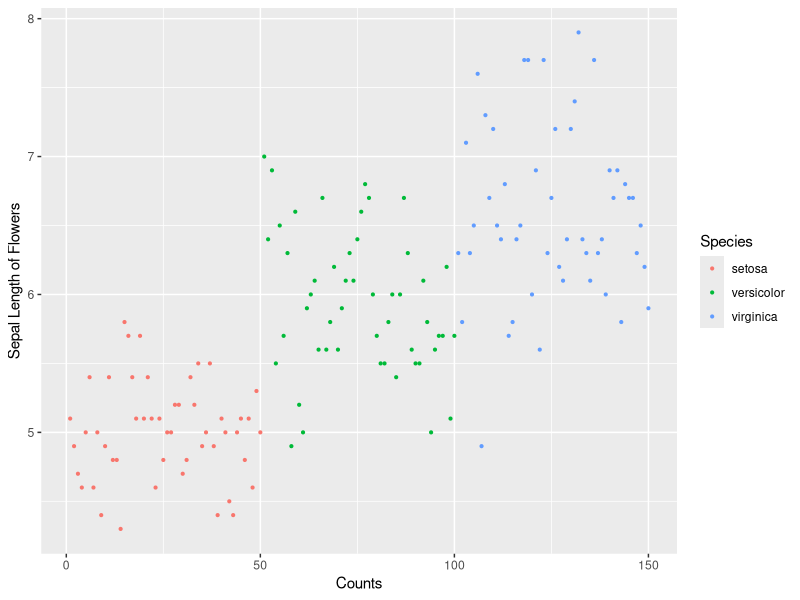
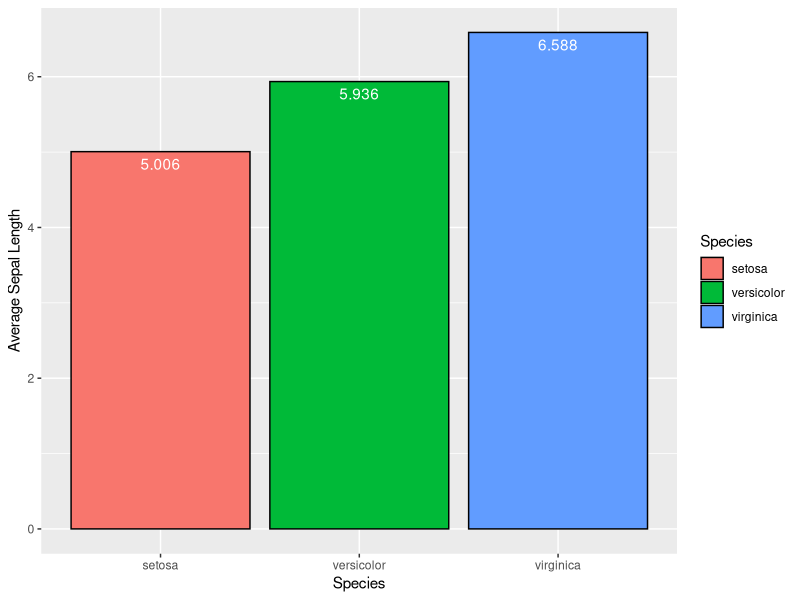
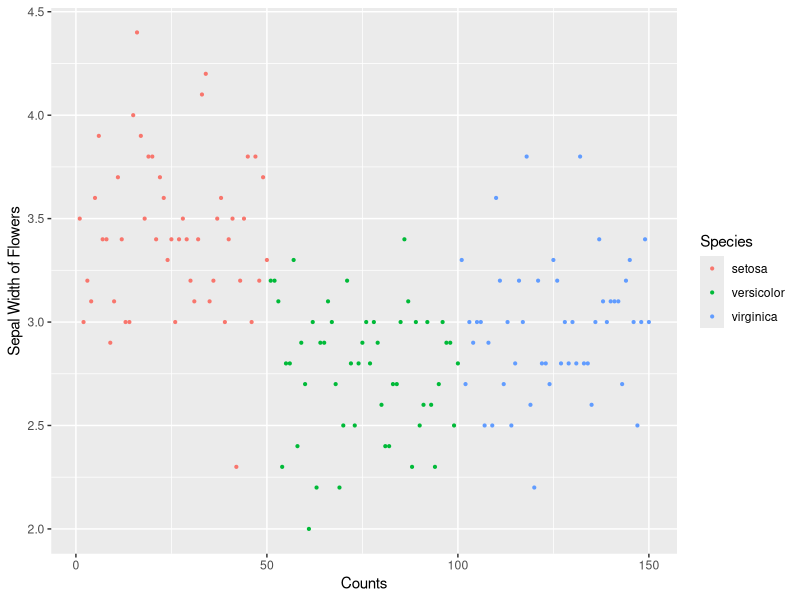
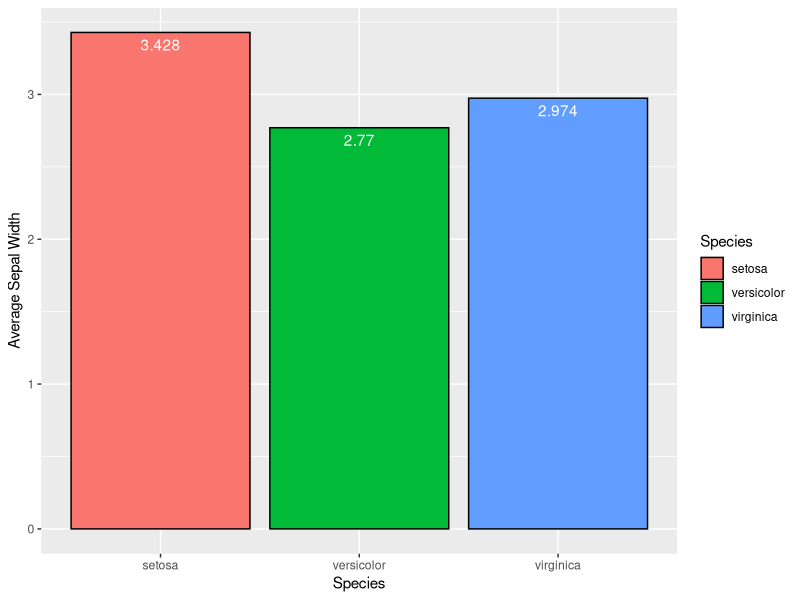
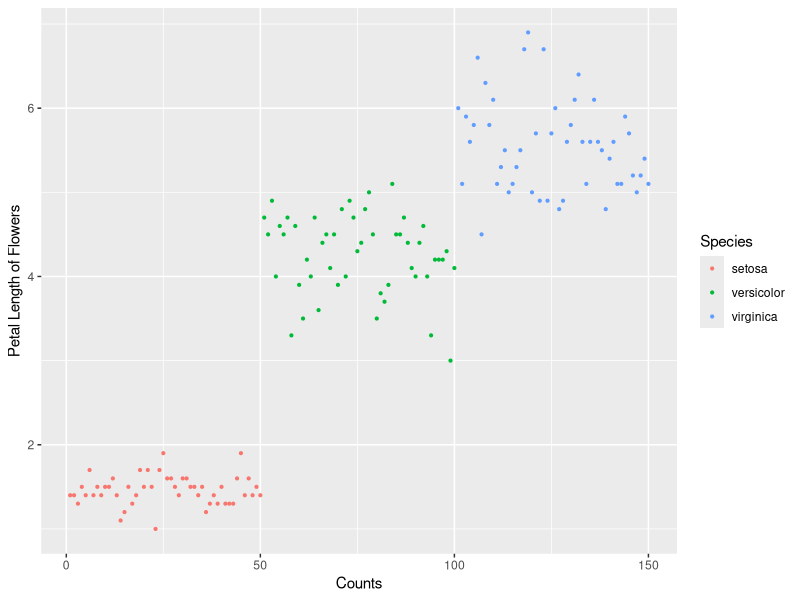
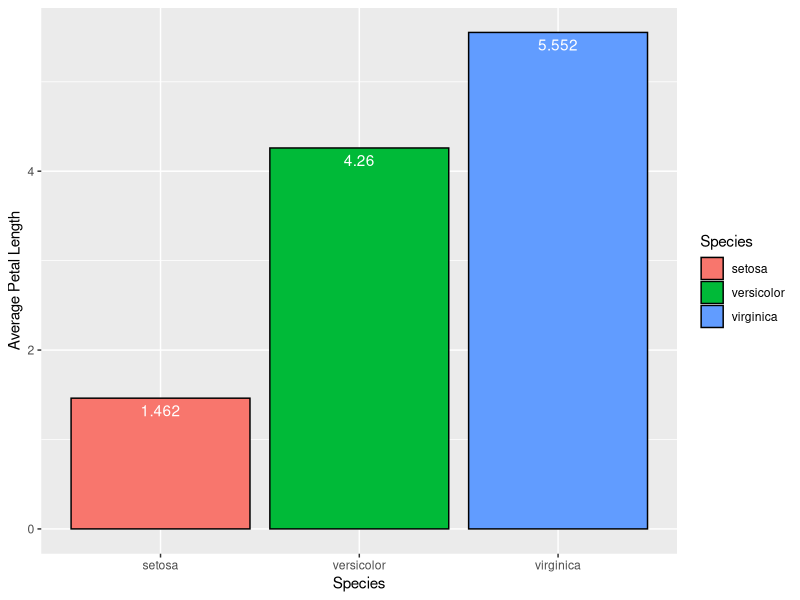
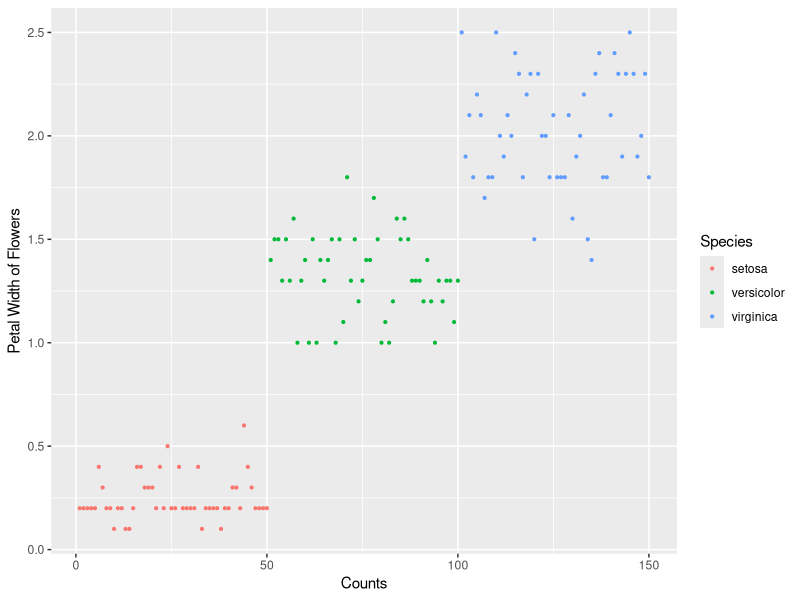
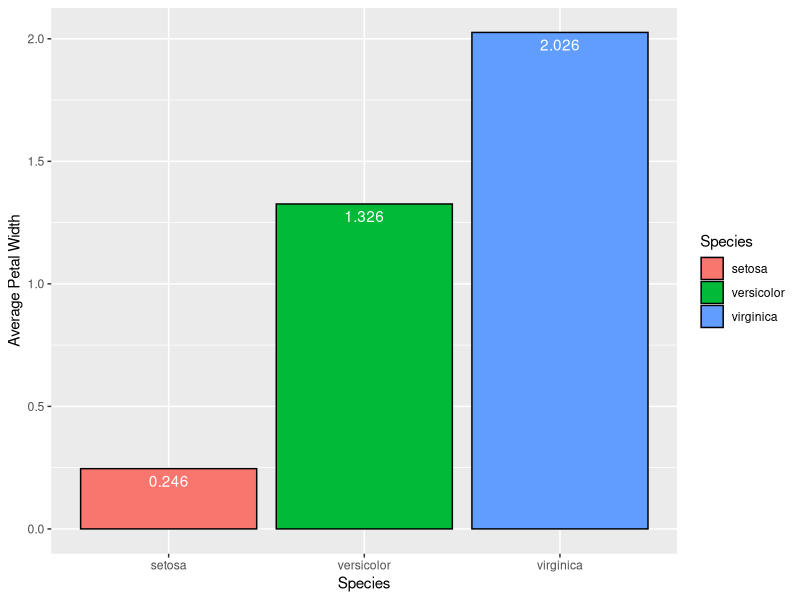

These figures' R source, in order:
# ******************************************************************************************************
# K-Nearest Neighbor Classification - Dataset used is iris
# 
# Based on Sepal.Length, Sepal.Width, Petal.Length, and Petal.Width
# We would predict the classification of our response Variable - Species
# Which species of the flower is - based on Sepal and Petal length and width
# ******************************************************************************************************
options(scipen = 999)

# use of external libraries
library(class)
library(ggplot2)
library(plyr)
library(caret)

# We will use the inbuilt iris dataset
data(iris)
# look at the structure of the dataset
str(iris)

# Lets look into the frequency distribution of our response variable species
table(iris$Species)
# Quick look on the data - initial few rows
head(iris, 10)
# Looking at the data rows, we see the rows are arranged / grouped by species in an orderly manner. This would not work for KNN 
# classification and we need to randomize the order.. In essence we need to shuffle our dataset 

# ********** Data Exploration and Data Preparation Block *************************************** #

# Check for missing data
sum(is.na(iris)) # There are no missing values

# Before we prepare the data, lets do some visual analysis

# Studying each of the species by their Sepal.Length
ggplot(iris, aes(x = seq_along(Sepal.Length), y = Sepal.Length, fill = Species)) + 
  geom_point(aes(color = Species), pch = 19, cex = 0.75) + xlab("Counts") + ylab("Sepal Length of Flowers")
# On an average the Sepal length of Setosa species is much smaller and Virginica is the highest
# Visualize a Bar Graph
aggSet <- ddply(iris, "Species", summarise, meanval = mean(Sepal.Length))
ggplot(aggSet, aes(x = Species, y = meanval, fill = Species)) + geom_bar(stat = "identity", col = "black") +
  ylab("Average Sepal Length") + geom_text(aes(label = meanval), vjust = 1.5, colour = "white")

# Studying each of the species by their Sepal.Width
ggplot(iris, aes(x = seq_along(Sepal.Width), y = Sepal.Width, fill = Species)) + 
  geom_point(aes(color = Species), pch = 19, cex = 0.75) + xlab("Counts") + ylab("Sepal Width of Flowers")
# Sepal Width of Setosa is largest and Versicolor is the smallest, however Virginica is very close though
# Visualize a Bar Graph
aggSet <- ddply(iris, "Species", summarise, meanval = mean(Sepal.Width))
ggplot(aggSet, aes(x = Species, y = meanval, fill = Species)) + geom_bar(stat = "identity", col = "black") +
  ylab("Average Sepal Width") + geom_text(aes(label = meanval), vjust = 1.5, colour = "white")

# Studying each of the species by Petal.Length
ggplot(iris, aes(x = seq_along(Petal.Length), y = Petal.Length, fill = Species)) + 
  geom_point(aes(color = Species), pch = 19, cex = 0.75) + xlab("Counts") + ylab("Petal Length of Flowers")
# setosa Petal length is the smallest and Virginica is the highest
# Visualize a Bar Graph
aggSet <- ddply(iris, "Species", summarise, meanval = mean(Petal.Length))
ggplot(aggSet, aes(x = Species, y = meanval, fill = Species)) + geom_bar(stat = "identity", col = "black") +
  ylab("Average Petal Length") + geom_text(aes(label = meanval), vjust = 1.5, colour = "white")

# Studying each of the species by Petal.Width
ggplot(iris, aes(x = seq_along(Petal.Width), y = Petal.Width, fill = Species)) + 
  geom_point(aes(color = Species), pch = 19, cex = 0.75) + xlab("Counts") + ylab("Petal Width of Flowers")
# Visualize a Bar Graph
aggSet <- ddply(iris, "Species", summarise, meanval = mean(Petal.Width))
ggplot(aggSet, aes(x = Species, y = meanval, fill = Species)) + geom_bar(stat = "identity", col = "black") +
  ylab("Average Petal Width") + geom_text(aes(label = meanval), vjust = 1.5, colour = "white")

# Let us shuffle the iris dataset - orderly arrangement will not work for KNN classification
set.seed(1234)
# This is a number of R's random number generator. The major advantage of setting a seed is that we can get the same sequence of 
# random numbers whenever we supply the same seed in the random number generator.
# we would create a group of random numbers as equal to size of the dataset
gp <- runif(nrow(iris))
# I will now order my iris dataset  - put the rows in the order of the random number set gp and keep all the colums
iris_shuffled <- iris[order(gp),]
# now lets verify the arrangement -- see the first 10 observations
head(iris_shuffled, 10)

# Check the summary of the numeric variables excluding the response /factor variable (column - 5)
summary(iris_shuffled[-5])
# We see for every variable the scale is different - Min, max, mean and even sd

# As a part of data preparation, we first normalize the values, where we transform all the values to a common scale
# we write our own normalize function
normalize <- function(colVariable) {
  numerator <- colVariable - min(colVariable)
  denominator <- max(colVariable) - min(colVariable)
  return (numerator/denominator)
}
# We will now use the normalize function and scale the iris_shuffled dataset
iris_shuffled_n <- as.data.frame(lapply(iris_shuffled[1:4], normalize))
# if we see the numerical column summary for our normalized dataset
summary(iris_shuffled_n)
# All min and max values of the variables are same and hence it is now scaled

# Now we will split iris_shuffled_n into a training and test dataset - knn will be applied on training dataset to learn and then verified 
# against test dataset

# we decide to keep 130 rows in training dataset and remaining 20 rows in test dataset - since the normalized dataset is already 
# randomized, we take 130 rows and 20 rows from the beginning
iris_train <- iris_shuffled_n[1:130,]
iris_test <- iris_shuffled_n[131:150,]

# we isolate the response variable again into train and test from the original shuffled dataset
iris_train_target <- iris_shuffled[1:130, 5]
iris_test_target <- iris_shuffled[131:150, 5]


# ********** Classification Model **************************************************** #

# To run the k-nearest neighbor algorithm we need to use the training dataset, test dataset and use the training target variable

# Now k is a user defined value and the rule of thumb is k = sqrt(number of observations)
# k means - how many nearest neighbors we want the algorithm to calculate and it is always benefecial to use a odd number, because since
# it takes majority votes .. in case of even number we may end up with a tie in which case the resolution will be random

# Lets use k = 13 (approx sqrt(150))

model_classification <- knn(train = iris_train, test = iris_test, cl = iris_train_target, k = 13)

# Now model_classification has the prediction of classification of all the values in the test dataset
confusionMatrix(model_classification, iris_test_target)

# Confusion Matrix shows an accuracy of 95% correct predictions...
